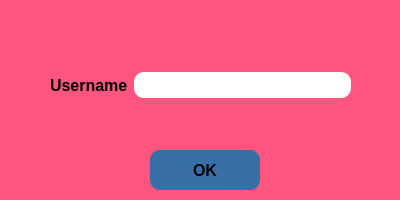
<?xml version="1.0" encoding="UTF-8"?>
<ui version="4.0">
 <class>newchat</class>
 <widget class="QDialog" name="newchat">
  <property name="geometry">
   <rect>
    <x>0</x>
    <y>0</y>
    <width>400</width>
    <height>200</height>
   </rect>
  </property>
  <property name="windowTitle">
   <string>New Chat</string>
  </property>
  <property name="styleSheet">
   <string notr="true">background-color: rgb(255, 85, 127);</string>
  </property>
  <widget class="QPushButton" name="pushButton">
   <property name="geometry">
    <rect>
     <x>150</x>
     <y>150</y>
     <width>110</width>
     <height>40</height>
    </rect>
   </property>
   <property name="font">
    <font>
     <pointsize>12</pointsize>
     <bold>true</bold>
    </font>
   </property>
   <property name="styleSheet">
    <string notr="true">QPushButton {
    border-radius: 10px;
    padding: 10px;
    background-color: #376fa6;
	color: &quot;white&quot;;
}

QPushButton:hover {
    background-color: #007600;
}

QPushButton:pressed {
    background-color: #888888;
}
</string>
   </property>
   <property name="text">
    <string>OK</string>
   </property>
  </widget>
  <widget class="QLabel" name="label_error">
   <property name="geometry">
    <rect>
     <x>50</x>
     <y>110</y>
     <width>301</width>
     <height>31</height>
    </rect>
   </property>
   <property name="styleSheet">
    <string notr="true">color: rgb(255, 255, 255);</string>
   </property>
   <property name="text">
    <string/>
   </property>
  </widget>
  <widget class="QWidget" name="layoutWidget">
   <property name="geometry">
    <rect>
     <x>50</x>
     <y>60</y>
     <width>301</width>
     <height>51</height>
    </rect>
   </property>
   <layout class="QGridLayout" name="gridLayout">
    <item row="0" column="0">
     <widget class="QLabel" name="label_NameUSer">
      <property name="font">
       <font>
        <pointsize>12</pointsize>
        <bold>true</bold>
       </font>
      </property>
      <property name="text">
       <string>Username</string>
      </property>
     </widget>
    </item>
    <item row="0" column="1">
     <widget class="QLineEdit" name="lineEdit_NameUser">
      <property name="styleSheet">
       <string notr="true">QLineEdit {
    border-radius: 10px;
    padding: 5px;
	background-color: rgb(255, 255, 255);
	
	font: 12pt &quot;Century&quot;;
}
</string>
      </property>
     </widget>
    </item>
   </layout>
  </widget>
 </widget>
 <resources/>
 <connections/>
</ui>
